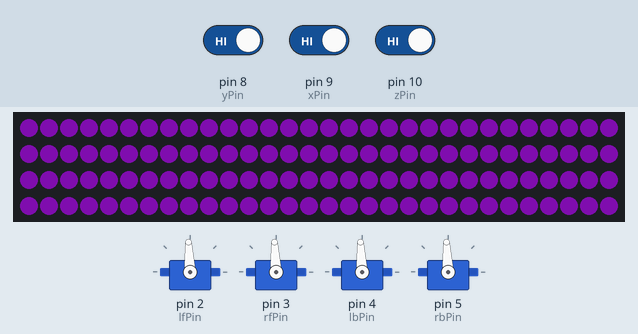
A sketch run on a simulated Arduino Uno, built with avr-gcc and run on an emulated ATmega328P. On the bench: 120 RGB LEDs in strip order, left to right, continuing on the next row, 4 × servo. The inputs (shaded band) are chosen by the test bench; at power-on: pin 8 (yPin) HIGH, pin 10 (zPin) HIGH, pin 9 (xPin) HIGH. Dim RGB values are drawn brighter than linear.

Above: at 1.2 s.

The sketch:

preybot.ino
```cpp
#include <Servo.h> // for ESC signals
#include <FastLED.h> // for LEDs
/////CONSTANTS
#define noSigOffTime 100000 // if there is no signal on a channel for this many microseconds, disable
#define LEDPeriod 20 // milliseconds between LED refreshes
#define yPercent 80 // what fraction of full power can be used for moving forwards (leaving power to move around other axes)
#define xPercent 65 // what fraction of full power can be used for moving sideways
#define zPercent 55 // what fraction of full power can be used for spinning
#define lct 120 // number of leds

/////PINS
//RC input pins (must be within D8-D13)
#define xPin 9 //left-right channel
#define yPin 8 //forwards-backwards channel
#define zPin 10 //spin channel

//ESC pins
#define lfPin 2 // left front motor
#define rfPin 3 // right front motor
#define lbPin 4 // left back motor
#define rbPin 5 // right back motor

//LED pins
#define ledDataPin 6
#define ledClockPin 7

// drive vals. 0=-100% 100=0% 200=100%
uint8_t x = 100;
uint8_t y = 100;
uint8_t z = 100;

// variables to be used in the interrupt routine to record pulse times
volatile uint32_t xRiseTime = 0;
volatile uint32_t yRiseTime = 0;
volatile uint32_t zRiseTime = 0;

volatile uint32_t xFallTime = 0;
volatile uint32_t yFallTime = 0;
volatile uint32_t zFallTime = 0;

volatile bool xLast = false;
volatile bool yLast = false;
volatile bool zLast = false;

// pulse lengths (microseconds)
uint32_t xTime = 0;
uint32_t yTime = 0;
uint32_t zTime = 0;

volatile byte newPulseDataFlag = 255;

unsigned long LEDTimerLastMillis = 0;

CRGB leds[lct];

Servo lf;
Servo rf;
Servo lb;
Servo rb;

void setup() {
  FastLED.addLeds<DOTSTAR, ledDataPin, ledClockPin, BGR>(leds, lct);
  LEDsAllOff();
  FastLED.show();

  lf.attach(lfPin);
  rf.attach(rfPin);
  lb.attach(lbPin);
  rb.attach(rbPin);

  lf.writeMicroseconds(1500);
  rf.writeMicroseconds(1500);
  lb.writeMicroseconds(1500);
  rb.writeMicroseconds(1500);

  // setup interrupt pins
  pciSetup(yPin);
  pciSetup(xPin);
  pciSetup(zPin);
}

void loop() {
  if (newPulseDataFlag != 255) {
    noInterrupts(); // prevent an interrupt from changing a value while it's being used
    xTime = xFallTime - xRiseTime;
    yTime = yFallTime - yRiseTime;
    zTime = zFallTime - zRiseTime;
    interrupts();

    x = constrain(map(xTime, 1000, 2000, 0, 200), 0, 200);
    y = constrain(map(yTime, 1000, 2000, 0, 200), 0, 200);
    z = constrain(map(zTime, 1000, 2000, 0, 200), 0, 200);
  }

  if (micros() - xFallTime > noSigOffTime or micros() - yFallTime > noSigOffTime or micros() - zFallTime > noSigOffTime) {//signal loss timeout disable
    lf.writeMicroseconds(1500); // stop
    rf.writeMicroseconds(1500);
    lb.writeMicroseconds(1500);
    rb.writeMicroseconds(1500);
    delay(1);
  } else { // enabled
    if (newPulseDataFlag != 255) { // there's been a change to the controls
      //forward:+ right:- CCW:-
      lf.writeMicroseconds(constrain(1500 + (y - 100) * 5 * yPercent / 100 - (x - 100) * 5 * xPercent / 100 - (z - 100) * 5 * zPercent / 100, 1000, 2000));

      //forward:+ right:+ CCW:+
      rf.writeMicroseconds(constrain(1500 + (y - 100) * 5 * yPercent / 100 + (x - 100) * 5 * xPercent / 100 + (z - 100) * 5 * zPercent / 100, 1000, 2000));

      //forward:+ right:+ CCW:-
      lb.writeMicroseconds(constrain(1500 + (y - 100) * 5 * yPercent / 100 + (x - 100) * 5 * xPercent / 100 - (z - 100) * 5 * zPercent / 100, 1000, 2000));

      //forward:+ right:- CCW:+
      rb.writeMicroseconds(constrain(1500 + (y - 100) * 5 * yPercent / 100 - (x - 100) * 5 * xPercent / 100 + (z - 100) * 5 * zPercent / 100, 1000, 2000));
    }
  }//end of if enabled

  if (millis() - LEDTimerLastMillis > LEDPeriod) { // timer code to periodically run led code
    LEDsPulseHSvVT(200, 200, 30, 150, 2000);
    FastLED.show();
    LEDTimerLastMillis = millis();
  }
}

//this function gets called when any of the RC pins changes state
ISR (PCINT0_vect) { // Pin Change Interrupt Request 0 (pins D8 to D13)
  newPulseDataFlag = 255;
  if (digitalRead(xPin) == LOW) {
    if (xLast == HIGH) { // falling
      xFallTime = micros(); // record current microseconds since program start
      xLast = LOW; //save for next time
      newPulseDataFlag = xPin; // set flag that there was just a change on this pin.
    }
  } else { // xPin==HIGH
    if (xLast == LOW) { // rising
      xRiseTime = micros();
      xLast = HIGH;
    }
  }

  if (digitalRead(yPin) == LOW) {
    if (yLast == HIGH) { // falling
      yFallTime = micros(); // record current microseconds since program start
      yLast = LOW; //save for next time
      newPulseDataFlag = yPin; // set flag that there was just a change on this pin.
    }
  } else { // yPin==HIGH
    if (yLast == LOW) { // rising
      yRiseTime = micros();
      yLast = HIGH;
    }
  }

  if (digitalRead(zPin) == LOW) {
    if (zLast == HIGH) { // falling
      zFallTime = micros(); // record current microseconds since program start
      zLast = LOW; //save for next time
      newPulseDataFlag = zPin; // set flag that there was just a change on this pin.
    }
  } else { // zPin==HIGH
    if (zLast == LOW) { // rising
      zRiseTime = micros();
      zLast = HIGH;
    }
  }
}

void pciSetup(byte pin) { // enables interrupts somehow, don't know it how works, I borrowed this code
  *digitalPinToPCMSK(pin) |= bit (digitalPinToPCMSKbit(pin));  // enable pin
  PCIFR  |= bit (digitalPinToPCICRbit(pin)); // clear any outstanding interrupt
  PCICR  |= bit (digitalPinToPCICRbit(pin)); // enable interrupt for the group
}


////////////////////////////////////////////////pattern functions
//makes moving waves between two colors. larger W=shorter wave period, larger S=faster movement
void LEDscHSVcHSVwavesWS(CHSV A, CHSV B, int W, int S) {
  CRGB a;
  CRGB b;
  hsv2rgb_rainbow(A, a);
  hsv2rgb_rainbow(B, b);
  unsigned long milli = millis();
  for (int i = 0; i < lct; i++) {
    byte scaler = sin8(int(milli / S + (i * W * 255 / lct)));
    LEDsSetLightRGB(i, map(scaler, 0, 255, 0, a.red) + map(255 - scaler, 0, 255, 0, b.red), map(scaler, 0, 255, 0, a.green) + map(255 - scaler, 0, 255, 0, b.green), map(scaler, 0, 255, 0, a.blue) + map(255 - scaler, 0, 255, 0, b.blue));
  }
}
//pulses (period T) a color with hue H and saturation S from value v to V with time period T
void LEDsPulseHSvVT(int H, int S, int v, int V, int T) {
  unsigned long milli = millis();
  if (milli % T < T / 2) {
    LEDsSetAllHSV(H, S, constrain(map(milli % T, 0, T / 2, v, V), v, V));
  }
  if (milli % T >= T / 2) {
    LEDsSetAllHSV(H, S, constrain(map(milli % T, T / 2, T, V, v), v, V));
  }
}
//makes moving rainbow waves. larger wvs=shorter waves, more repeated waves. larger spd=slower waves
void LEDsWavesOfRainbowWSV(int wvs, int spd, int v) {
  for (int i = 0; i < lct; i++) {
    LEDsSetLightHSV(i, byte(int(i * wvs / lct + millis() * 10 / spd)), 255, v);
  }
}


/////////////////////////////////////////light setting functions (lower level)
void LEDsAllOff() {
  LEDsSetAllRGB(0, 0, 0);
}
void LEDsSetAllHSV(int HUE, int SAT, int VAL) {
  for (int i = 0; i < lct; i++) {
    LEDsSetLightHSV(i, HUE, SAT, VAL);
  }
}
void LEDsSetLightHSV(int J, int HUE, int SAT, int VAL) {
  if (J >= 0 && J < lct) {
    leds[J] = CHSV(HUE, SAT, VAL);
  }
}
void LEDsSetAllRGB(int RED, int GREEN, int BLUE) {
  for (int i = 0; i < lct; i++) {
    LEDsSetLightRGB(i, RED, GREEN, BLUE);
  }
}
void LEDsSetLightRGB(int J, int RED, int GREEN, int BLUE) {
  if (J >= 0 && J < lct) {
    leds[J] = CRGB(RED, GREEN, BLUE);
  }
}
```
